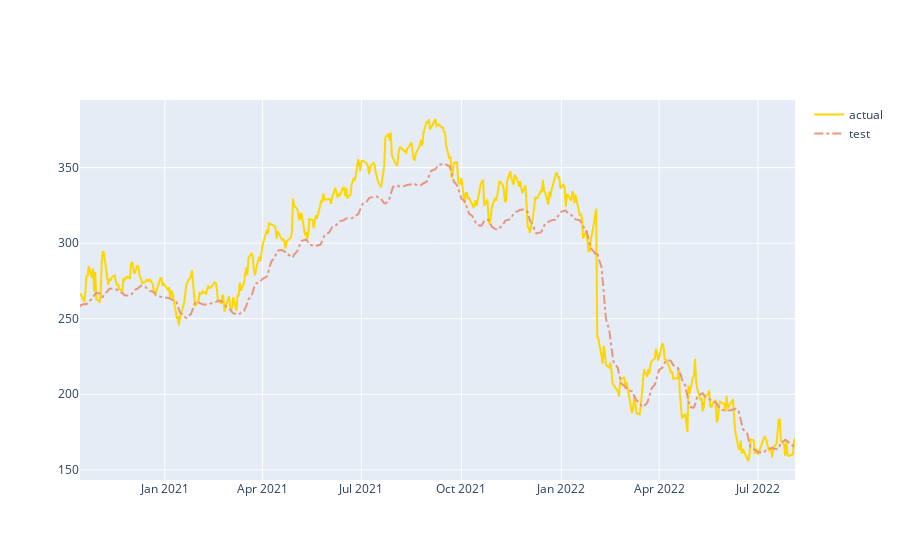

Notebook cell for this chart:
### Code cell
fig = go.Figure()
fig.add_trace(go.Scatter(x=df_test.index, y=df_test['Close'], name='actual',line=dict(color='gold')))
fig.add_trace(go.Scatter(x=df_test.index, y=df_test['predictions'], name='test',line=dict(color='darksalmon',dash='dashdot')))

### Figure 1 — Plotly figure (JSON) as saved in the notebook; plotly's stock layout.template omitted (floating-point values rounded to 4 significant figures; data arrays with more than 128 entries replaced by an {"elided": "..."} marker saying what was removed)
{"data": [{"line": {"color": "gold"}, "name": "actual", "type": "scatter", "x": {"elided": "454 str values"}, "y": {"elided": "454 float values"}}, {"line": {"color": "darksalmon", "dash": "dashdot"}, "name": "test", "type": "scatter", "x": {"elided": "454 str values"}, "y": {"elided": "454 float values"}}], "layout": {}}
